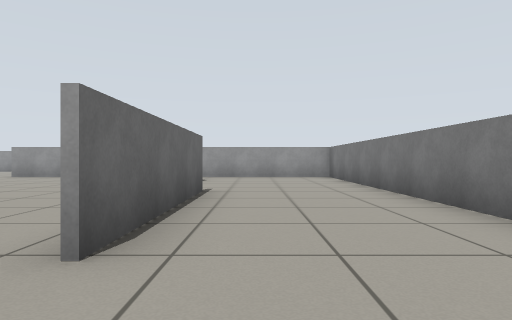
View 1 (above)

18 first-person views from a walk through a robot-simulator world made for Gazebo. The camera is 0.57 m above the floor, looks level and sees 75° across. The floor is counted in squares, 1 m on a side. Each view is taken from the middle of a square. On the plan, view 1 faces up. The plan holds only what a view shows up to about 9 squares ahead; the rest is blank.

View 2
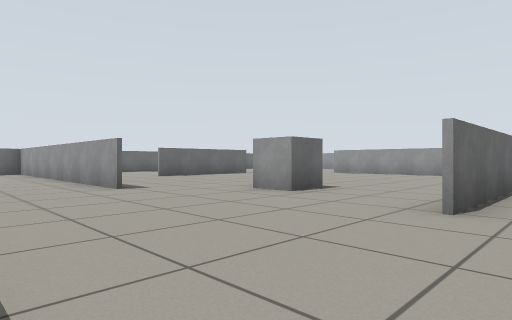

View 3
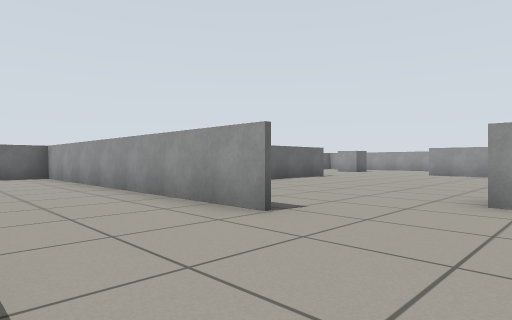

View 4
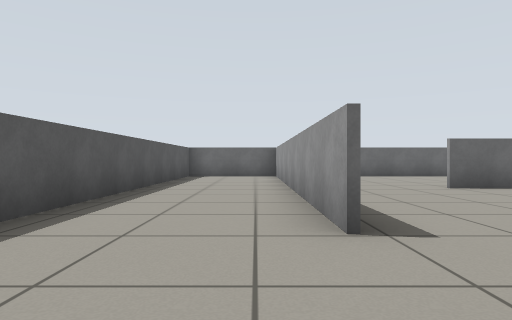

View 5
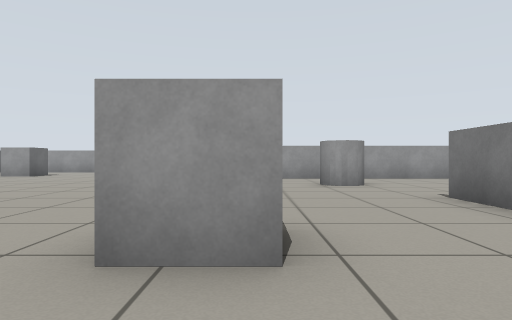

View 6
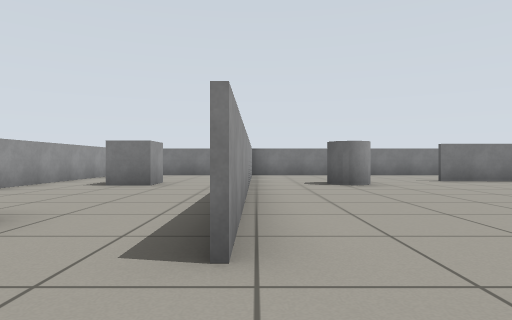

View 7
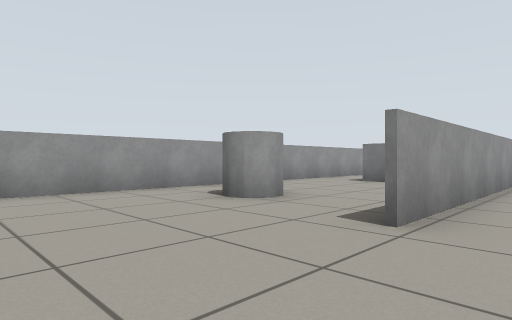

View 8
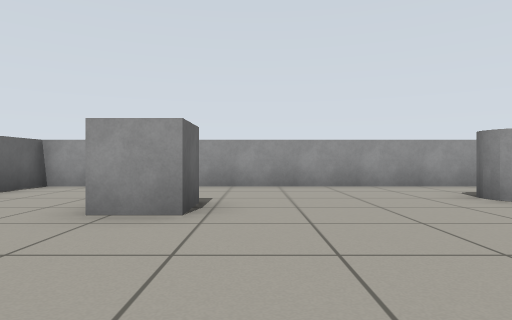

View 9
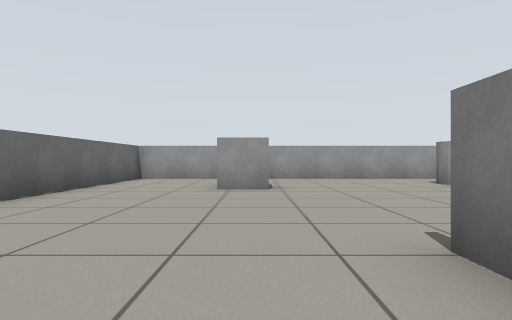

View 10
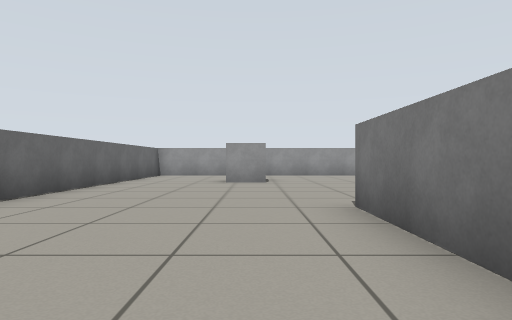

View 11
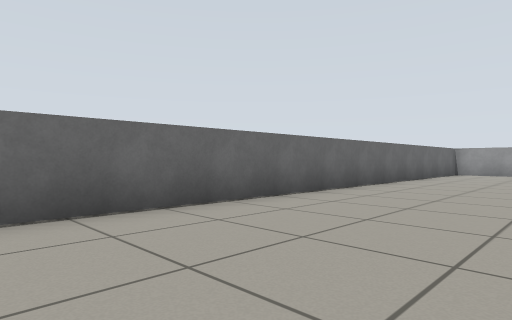

View 12
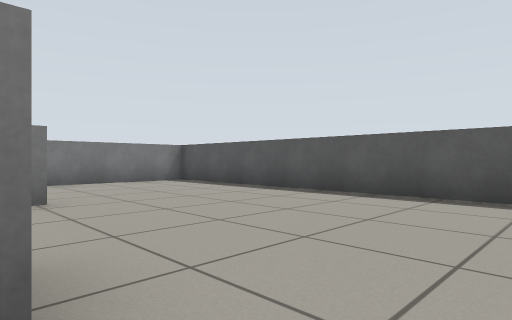

View 13
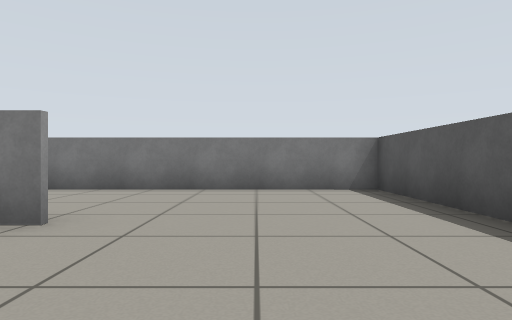

View 14
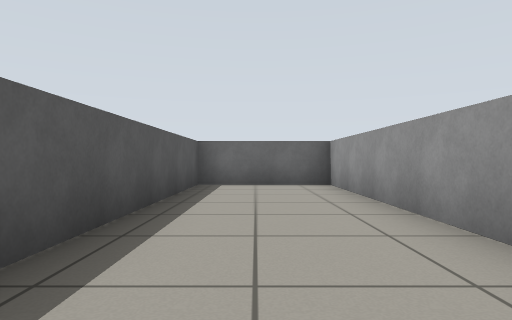

View 15
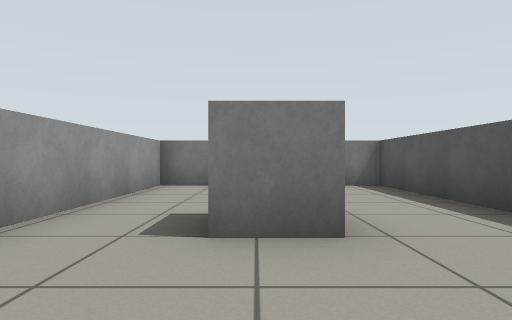

View 16
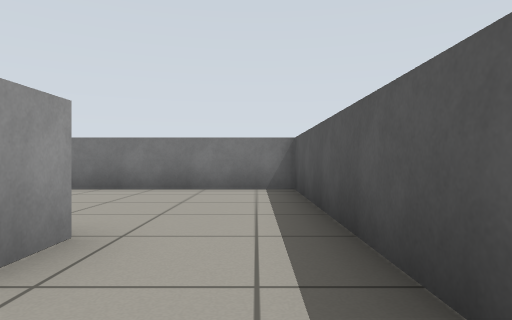

View 17
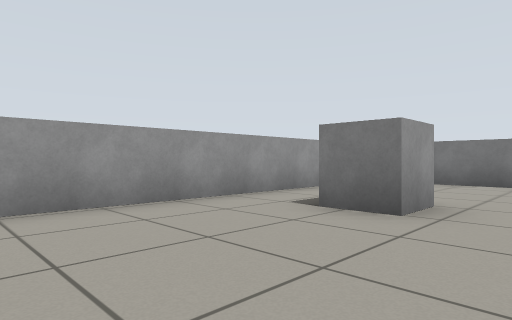

View 18
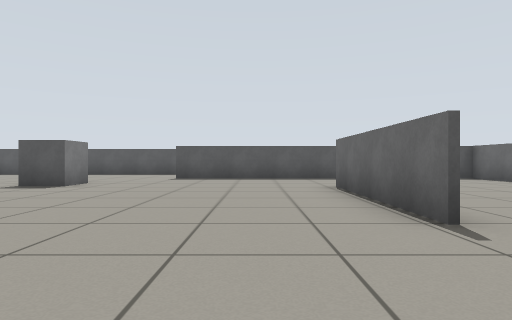

### Floor plan
Points are (right, up) in squares from view 1. A wall is a line through its corners. A room is listed if a view was taken in it or the views show most of it. See-through windows are left out.
Room 1 (views 1, 2, 3, 4, 5, 6, 7, 8, 9, 10, 11, 12, 13, 14, 15, 16, 17, 18)
walls: (-10.7, 8.2) (-10.7, 3.8); (-10.8, 5.6) (-10.8, 8.2); (-3.1, 11.2) (2.5, 11.2) (2.5, 16.1) (-12.2, 16.1); (-1, 6.1) (-1, 1.8); (-6.5, 0.7) (-15.6, 0.7); (-1.1, 4.1) (-1.1, 6.1); (-1.4, 11.1) (-8.2, 11.1); (-1.1, 1.8) (-1.1, 2.3); (-5.4, -2.3) (2.4, -2.3) (2.4, 9); (-14.6, 16.1) (-15.6, 16.1) (-15.6, -2.3) (-7, -2.3)
objects: grey box (-13, 13) to (-12, 13); grey cylinder (-7, 14); grey box (-5, 3) to (-4, 4); grey cylinder (-2, 9); grey box (-2, 14)

Positions as (right, up) in squares from view 1, and headings:
1: (0, 0), facing up
2: (0, -2), facing up-left
3: (-4, -2), facing up-left
4: (-4, 0), facing left
5: (-4, 1), facing up
6: (-10, 11), facing right
7: (-11, 10), facing up-right
8: (-11, 9), facing up
9: (-12, 6), facing up
10: (-12, 4), facing up
11: (-12, 2), facing up-left
12: (-6, 3), facing down-right
13: (-4, 0), facing right
14: (-8, -1), facing left
15: (-5, 14), facing right
16: (-4, 12), facing right
17: (-6, 12), facing up-right
18: (-9, 11), facing down
